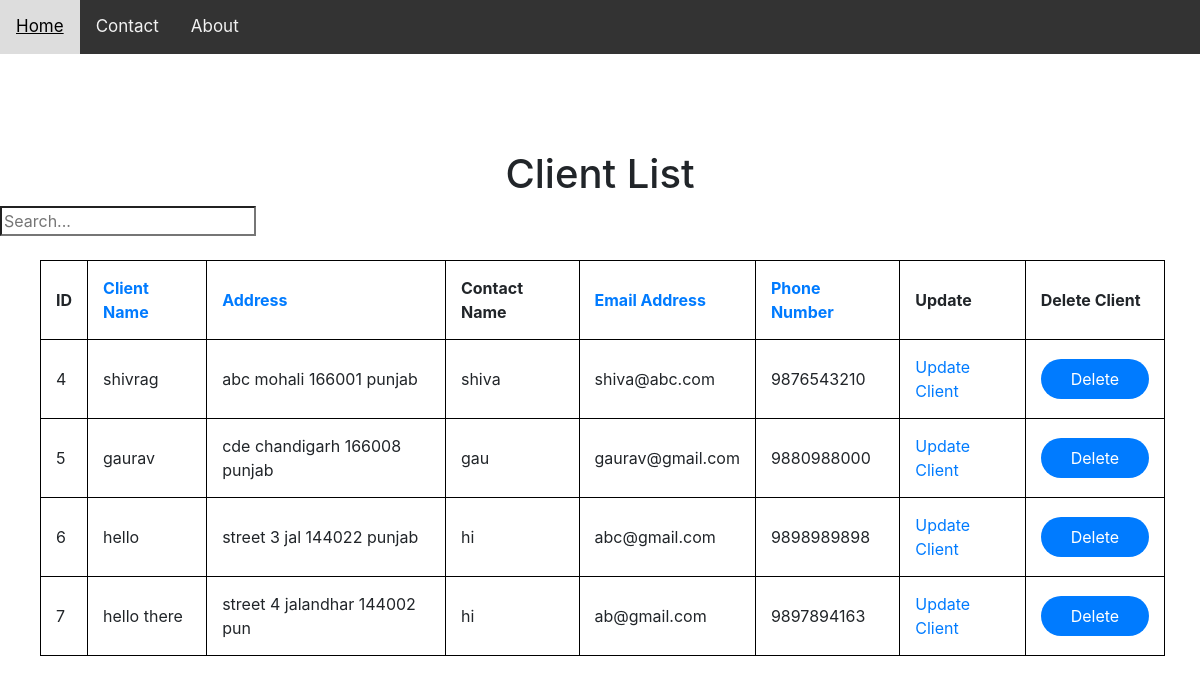
The app's page /showclient, older data.
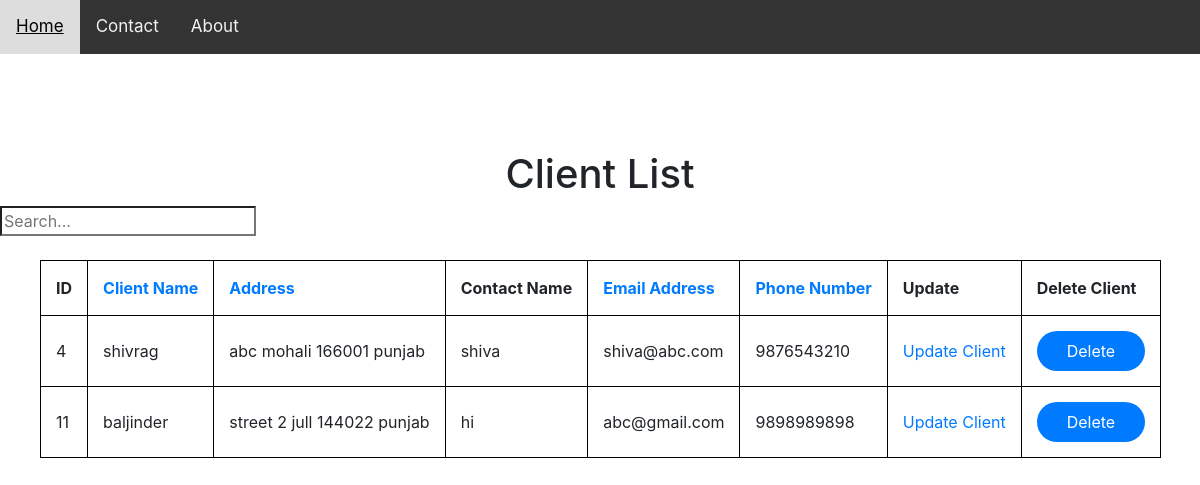
The same page, newer data.
### myapp/models.py (models this page shows, shortened)
class Client(models.Model):
    client_name = models.CharField(max_length=48, unique=True, null=False)
    address_street_name = models.CharField(max_length=50)
    suburb = models.CharField(max_length=40)
    postcode = models.CharField(max_length=6, null=True, blank=True, validators=[RegexValidator(r'^\d{1,10}$')])
    state = models.CharField(max_length=20, null=False, blank=False)
    contact_name = models.CharField(max_length=48)
    email_address= models.EmailField(max_length=62, null=False)
    phone_number = models.CharField(max_length=10, validators=[RegexValidator(r'^\d{1,10}$')])

### myapp/views.py (the view, shortened to what this page needs)
# urls.py: path('showclient',views.sort, name='showclient'),
def sort(request):
    orderBy = request.GET.get('order_by')
    direction = 'desc'
    if orderBy is None:
        object_list = Client.objects.all().order_by('id')
        return render(request, 'show.html', {'object_list': object_list})
    else:
        object_list = Client.objects.all().order_by(orderBy)
        return render(request, 'show.html', {"object_list": object_list, "direction": direction})

### myproject/templates/show.html (shortened to what this page needs)
{% extends 'myapp/layout.html' %}
{% block content %}
    <link rel="stylesheet" href="https://stackpath.bootstrapcdn.com/bootstrap/4.2.1/css/bootstrap.min.css">
        <br><br><br><br>
            <h1 align="center">Client List</h1>
            <form action="{% url 'search_results' %}" method="get">
            <input id="myText" name="q" type="search" value = "{{ request.GET.q }}" placeholder="Search..."><br>
            </form>
        <ul>
            <br>
            <table class="sortable">
                <tr>
                  <th>ID</th>
                  <th><a href="?order_by=client_name&direction={{ direction }}">Client Name</a></th>
                  <th><a href="?order_by=suburb&direction={{ direction }}">Address</a></th>
                  <th>Contact Name</th>
                  <th><a href="?order_by=email_address&direction={{ direction }}">Email Address</a></th>
                  <th><a href="?order_by=phone_number&direction={{ direction }}">Phone Number</a></th>
                  <th>Update</th>
                  <th>Delete Client</th>
                </tr>
                <tr>
                    {% for client in object_list %}
                    <td>{{ client.id }}</td>
                    <td>{{ client.client_name }}</td>
                    <td>{{ client.address_street_name }} {{ client.suburb }} {{ client.postcode }} {{ client.state }}</td>
                    <td>{{ client.contact_name }}</td>
                    <td>{{ client.email_address }}</td>
                    <td>{{ client.phone_number }}</td>
                    <td><a href="{% url 'updateclient' client.id %}">Update Client</a></td>
                    <form action="{% url 'client_delete' client.id %}" method="POST">
                        <td><button onclick="return confirm('Are you sure you want to delete {{ client.client_name }} Client?')" class="button" type="submit">Delete</button></td>
                    </form>
                  </tr>
                  {% endfor %}
                </table>
                {% endblock %}

### myproject/templates/myapp/layout.html (shortened to what this page needs)
<!DOCTYPE html>
<html>
<head>
</head>
<body>
<div class="topnav">
  <a href="/">Home</a>
  <a href="#contact">Contact</a>
  <a href="#about">About</a>
</div>
{% block content %}
{% endblock %}
</body>
</html>

### myproject/templates/myapp/layout.html (style rules this page uses)
body { margin: 0; font-family: Arial, Helvetica, sans-serif; }
.topnav { overflow: hidden; background-color: #333; }
.topnav a { float: left; color: #f2f2f2; text-align: center; padding: 14px 16px; text-decoration: none; font-size: 17px; }

### myproject/templates/show.html (style rules this page uses)
table, th, td { border: 1.5px solid black; border-collapse: collapse; margin-right: 3% }
th, td { padding: 15px; }
th { text-align: center; }
.button { background: #007bff; border: 0; border-radius: 20px; padding: 8px 30px; color: #fff; transition: 0.3s; }

Row changes from the older to the newer data that the page shows:
removed Client: id "5", client_name "gaurav", address_street_name "cde", suburb "chandigarh", postcode "166008", state "punjab", contact_name "gau", email_address "gaurav@gmail.com", phone_number "9880988000"
removed Client: id "6", client_name "hello", address_street_name "street 3", suburb "jal", postcode "144022", state "punjab", contact_name "hi", email_address "abc@gmail.com", phone_number "9898989898"
removed Client: id "7", client_name "hello there", address_street_name "street 4", suburb "jalandhar", postcode "144002", state "pun", contact_name "hi", email_address "ab@gmail.com", phone_number "9897894163"
added Client: id "11", client_name "baljinder", address_street_name "street 2", suburb "jull", postcode "144022", state "punjab", contact_name "hi", email_address "abc@gmail.com", phone_number "9898989898"
